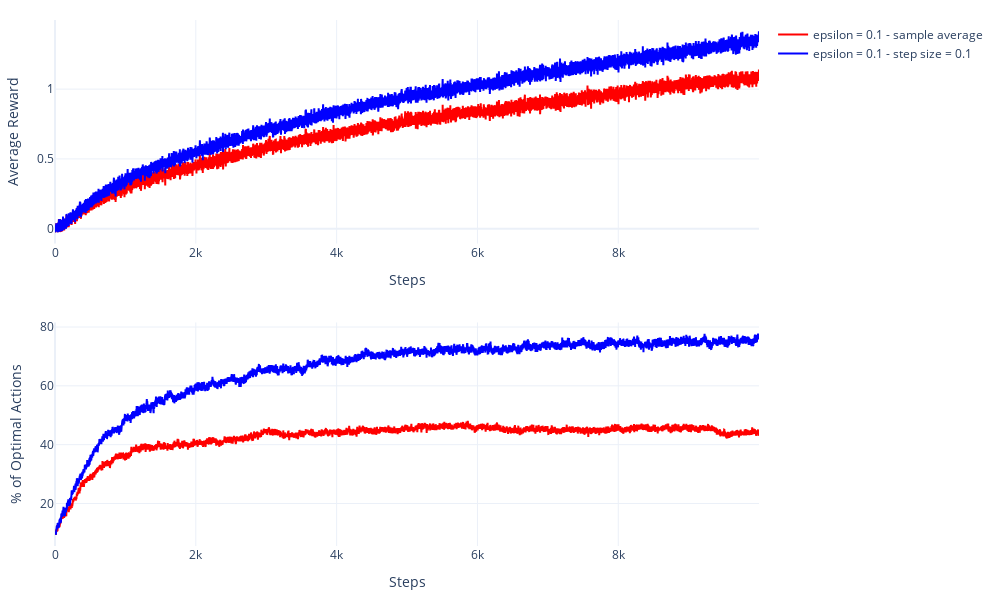

Notebook source saved alongside this figure:
### Code cell
fig = make_subplots(rows=2, cols=1)

fig.add_trace(trace=go.Scatter(
    y=average_rewards[0],
    marker=dict(color="red"),
    name="epsilon = 0.1 - sample average",
), row=1, col=1)
fig.add_trace(trace=go.Scatter(
    y=average_rewards[1],
    marker=dict(color="blue"),
    name="epsilon = 0.1 - step size = 0.1",
), row=1, col=1)

fig.add_trace(trace=go.Scatter(
    y=optimal_action_pct[0],
    marker=dict(color="red"),
    showlegend=False
), row=2, col=1)
fig.add_trace(trace=go.Scatter(
    y=optimal_action_pct[1],
    marker=dict(color="blue"),
    showlegend=False
), row=2, col=1)

fig.update_xaxes(title_text="Steps", row=1, col=1)
fig.update_xaxes(title_text="Steps", row=2, col=1)
fig.update_yaxes(title_text="Average Reward", row=1, col=1)
fig.update_yaxes(title_text="% of Optimal Actions", row=2, col=1)
fig.update_layout(
    template="plotly_white",
    margin=dict(l=50, r=30, t=20, b=40),
    width=1000,
    height=600,
)
fig.show()

### Figure 1 — Plotly figure (JSON) as saved in the notebook; plotly's stock layout.template omitted (floating-point values rounded to 4 significant figures; data arrays with more than 128 entries replaced by an {"elided": "..."} marker saying what was removed)
{"data": [{"marker": {"color": "red"}, "name": "epsilon = 0.1 - sample average", "type": "scatter", "xaxis": "x", "y": {"elided": "10000 float values"}, "yaxis": "y"}, {"marker": {"color": "blue"}, "name": "epsilon = 0.1 - step size = 0.1", "type": "scatter", "xaxis": "x", "y": {"elided": "10000 float values"}, "yaxis": "y"}, {"marker": {"color": "red"}, "showlegend": false, "type": "scatter", "xaxis": "x2", "y": {"elided": "10000 float values"}, "yaxis": "y2"}, {"marker": {"color": "blue"}, "showlegend": false, "type": "scatter", "xaxis": "x2", "y": {"elided": "10000 float values"}, "yaxis": "y2"}], "layout": {"height": 600, "margin": {"b": 40, "l": 50, "r": 30, "t": 20}, "width": 1000, "xaxis": {"anchor": "y", "domain": [0, 1], "title": {"text": "Steps"}}, "xaxis2": {"anchor": "y2", "domain": [0, 1], "title": {"text": "Steps"}}, "yaxis": {"anchor": "x", "domain": [0.575, 1], "title": {"text": "Average Reward"}}, "yaxis2": {"anchor": "x2", "domain": [0, 0.425], "title": {"text": "% of Optimal Actions"}}}}
